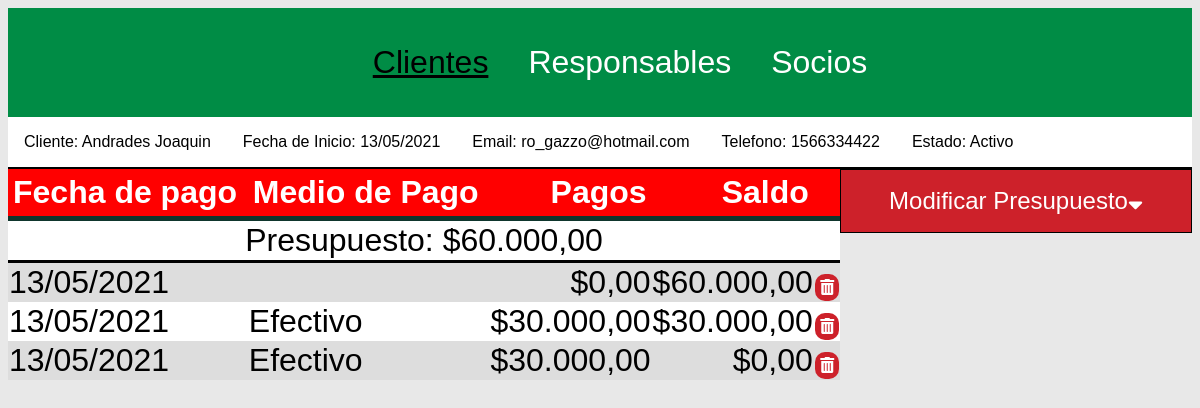
/pagos.php?id=38, run on the app's committed database.
### tables this page shows
CREATE TABLE `clientes` (
  `id_cliente` int(11) NOT NULL,
  `apellido` varchar(30) NOT NULL,
  `nombre` varchar(40) NOT NULL,
  `fecha` varchar(10) NOT NULL,
  `email` varchar(40) NOT NULL,
  `telefono` int(16) NOT NULL,
  `tipo_de_cliente` varchar(40) NOT NULL,
  `carpeta` varchar(40) NOT NULL,
  `tipo_trabajo` varchar(150) NOT NULL,
  `estado` varchar(20) NOT NULL
);

CREATE TABLE `cuentas` (
  `id_cuentas` int(10) NOT NULL,
  `id_cliente` int(10) NOT NULL,
  `presupuesto` int(10) NOT NULL,
  `pagos` int(10) NOT NULL,
  `saldo` int(10) NOT NULL,
  `fecha_pago` varchar(12) NOT NULL,
  `medio` varchar(50) NOT NULL
);

### pagos.php (the view, shortened to what this page needs)
<?php
    include("database.php");
    $id=$_GET["id"];
    $cliente= "SELECT * FROM clientes WHERE id_cliente='$id'";
?>
<!DOCTYPE html>
<html lang="en">
<head>
    <link rel="stylesheet" href="estilos.css">
    <link rel="stylesheet" href="fontawesome/css/all.css">
</head>
<body>
<nav class="menu">
    <ul>
        <li> <a href="#" class="boton_desplegar_clientes" style="text-decoration: underline; color:black;">Clientes</a>
        </li>
        <li><a href="#">Responsables</a></li>
        <li><a href="#">Socios</a> </li>
    </ul>
</nav>
    <?php
    $resultadoCliente = mysqli_query($conexion,$cliente);
    while($rowUno=mysqli_fetch_assoc($resultadoCliente)){
        ?>
        <div class="Cliente">
            <p>Cliente: <?php echo $rowUno["apellido"]," ", $rowUno["nombre"]; ?></p>
            <p>Fecha de Inicio: <?php echo $rowUno["fecha"]; ?></p>
            <p>Email: <?php echo $rowUno["email"]; ?></p>
            <p>Telefono: <?php echo $rowUno["telefono"]; ?></p>
            <p>Estado: <?php echo $rowUno["estado"]; ?></p>
        </div>
        <?php } ?>
        <div id="main-container">
        <table>
            <thead>
                <tr style="font-size: 2rem;">
                   <th>Fecha de pago</th><th>Medio de Pago</th><th class="tamaño_numeros">Pagos</th><th class="tamaño_numeros">Saldo</th><th></th>
                </tr>
            </thead>
        <?php
            $cuentas = "SELECT * FROM cuentas WHERE id_cliente = '$id'";
            $resultado_cuentas = mysqli_query($conexion,$cuentas);
            $total_pagos=0;
            $flagPresupuesto = 0;
            $saldo =0;
            while($rowCuentas=mysqli_fetch_assoc($resultado_cuentas)){
                $total_pagos = $total_pagos + $rowCuentas["pagos"];
                $presupuesto = $rowCuentas["presupuesto"];
                if($flagPresupuesto == 0){
                ?>
                    <tr style="border-bottom: 3px solid black;">
                    <td colspan="5" style="font-size: 2rem; text-align: center;">Presupuesto: $<?php echo number_format($presupuesto,2, ",", ".") ?></td>
                    </tr>
                <?php
                    $flagPresupuesto++;
                }
        ?>
                <tr style="font-size: 2rem;">
                    <td><?php echo $rowCuentas["fecha_pago"]; ?></td>
                    <td><?php echo $rowCuentas["medio"]; ?></td>
                    <td class="numeros">$<?php echo number_format($rowCuentas["pagos"],2, ",", "."); ?></td>
                    <td class="numeros">$<?php echo number_format($rowCuentas["saldo"],2, ",", "."); ?></td>
                    <td class="numeros"><a href="eliminarPagos.php?id=<?php echo $rowCuentas["id_cuentas"]; ?>&idCliente=<?php echo $id;?>" class="eliminar"><i class="fas fa-trash-alt"></i></a></td>
                </tr>
        <?php $saldo = $rowCuentas["saldo"]; } ?>
        </table>
        <?php
        if(isset($presupuesto) ){ ?>
        <div>
            <div class="crear_pago">
                <h3> <button onclick="javascript:modificarPresupuesto()">Modificar Presupuesto<i class="fas fa-sort-down"></i></button></h3>
            </div>
        <?php
            if($saldo != 0 ){
                ?>
            <div class="crear_pago">
                <h3> <button onclick="javascript:agregarPago()">Agregar Pago<i class="fas fa-sort-down"></i></button></h3>
                <form action="agregarPagos.php" method="post" id="agregarPago" style="display:none;">
                <ul>
                    <input type="hidden" name="idCliente" value="<?php echo $id ?>">
                    <input type="hidden" name="presupuesto" value="<?php echo $presupuesto ?>">
                    <input type="hidden" value="<?php echo $total_pagos ?>" name="total_pagos">
                    <li>
                        <label for="pago">Pago: </label>
                        <input type="number" name="pago"  required></li>
                    <li>
                    <li>
                        <label for="medio">Medio: </label>
                        <select name="medio" id="medio">
                            <option value="Efectivo">Efectivo</option>
                            <option value="Transferecia">Transferecia</option>
                            <option value="Mercado Pago">Mercado Pago</option>
                        </select>
                    </li>
                        <label for="fecha_pago">Fecha: </label>
                        <input type="date" name="fecha_pago" value="<?php echo date('Y-m-d'); ?>" required>
                    </li>
                    <li><input type="submit"></li>
                </ul>
                </form>
            </div>
        </div>
        <?php }}?>
        </div>
</body>
</html>

### estilos.css (style rules this page uses)
body { font-family: arial, helvetica; background: #e8e8e8; }
.menu { list-style: none; padding: 0; background: rgb(0, 140, 69); text-align: center; margin: auto; }
.menu li a { text-decoration: none; color: white; padding: 20px; display: block; font-size: 2rem; position: relative; }
.boton_desplegar_clientes { text-decoration: none; color: white; padding: 20px; display: block; font-size: 2rem; background: none; border: none; }
.menu ul { list-style: none; text-decoration: none; display: inline-flex; }
#main-container { margin: auto; font-size: 1rem; display: flex; }
table { background-color: white; border-collapse: collapse; width: 100%; }
th { padding: 5px; text-align: left; }
thead { background-color: red; border-bottom: solid 5px #0F362D; color: white; }
tr:nth-child(even) { background-color: #ddd; }
td { text-align: left; }
.eliminar { width:25%; padding: 0.3rem; font-size: 1rem; border: none; background-color: rgb(205 , 33, 42); color: white; border-radius: 10px; }
h3,h4 { margin: 1rem; }
.Cliente { background-color: white; font-size: 1rem; display: flex; border-bottom: black 2px solid; }
.Cliente p { margin: 1rem; }
.crear_pago { width: 350px; border:1px solid black; }
.crear_pago button { border: none; background: none; color: white; font-size: 1.5rem; }
.crear_pago h3 { background-color: rgb(205 , 33, 42); color: white; text-align: center; margin: 0px; padding: 1rem; }
.numeros { text-align: right; }
.tamaño_numeros { width: 150px; text-align: right; }

### data on the page
clientes: apellido "Andrades", nombre "Joaquin", fecha "13/05/2021", email "ro_gazzo@hotmail.com", telefono "1566334422", estado "Activo"
cuentas: presupuesto "60.000,00", fecha_pago "13/05/2021", pagos "0,00", saldo "60.000,00"
cuentas: fecha_pago "13/05/2021", medio "Efectivo", pagos "30.000,00", saldo "30.000,00"
cuentas: fecha_pago "13/05/2021", medio "Efectivo", pagos "30.000,00", saldo "0,00"
